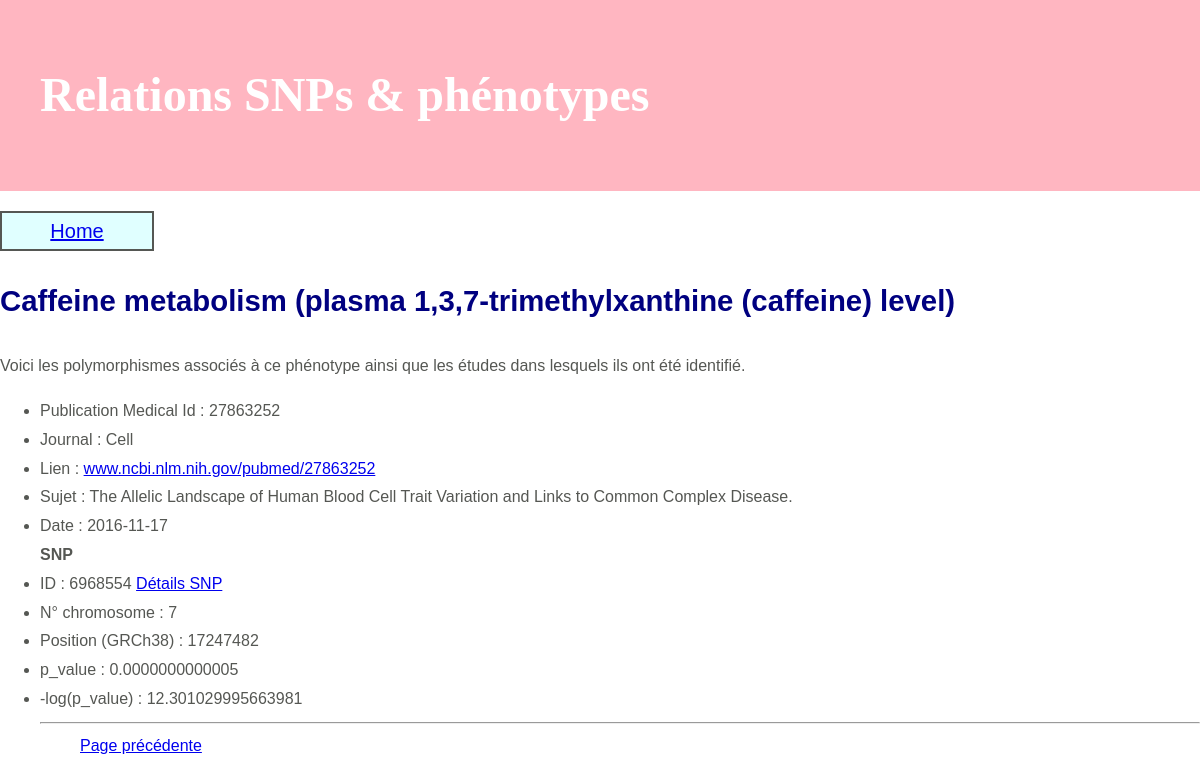
/phenotype_details/2/ (signed in), run on the app's committed database.
### page/models.py (models this page shows)
class TableDisease(models.Model):
    rowid = models.IntegerField(unique=True, blank=True, primary_key=True)
    disease_trait = models.TextField(db_column='DISEASE_TRAIT', blank=True, null=True)  # Field name made lowercase.
    class Meta:
        managed = False
        db_table = 'TABLE_DISEASE'

class Article(models.Model):
    rowid = models.IntegerField(unique=True, blank=True, primary_key=True)
    pubmedid = models.IntegerField(db_column='PUBMEDID', blank=True, null=True)  # Field name made lowercase.
    journal = models.TextField(db_column='JOURNAL', blank=True, null=True)  # Field name made lowercase.
    link = models.TextField(db_column='LINK', blank=True, null=True)  # Field name made lowercase.
    study = models.TextField(db_column='STUDY', blank=True, null=True)  # Field name made lowercase.
    date = models.TextField(db_column='DATE', blank=True, null=True)  # Field name made lowercase.
    class Meta:
        managed = False
        db_table = 'ARTICLE'

class Snp(models.Model):
    rowid = models.IntegerField(unique=True, blank=True, primary_key=True)
    chr_id = models.IntegerField(db_column='CHR_ID', blank=True, null=True)  # Field name made lowercase.
    chr_pos = models.TextField(db_column='CHR_POS', blank=True, null=True)  # Field name made lowercase. This field type is a guess.
    rsid_current = models.IntegerField(db_column='RSID_CURRENT', blank=True, null=True)  # Field name made lowercase.
    class Meta:
        managed = False
        db_table = 'SNP'

class Snp2Phenotype2Ref(models.Model):
    rowid = models.IntegerField(unique=True, blank=True, primary_key=True)
    snp_id = models.IntegerField(db_column='SNP_ID', blank=True, null=True)  # Field name made lowercase.
    disease_trait_id = models.IntegerField(db_column='DISEASE_TRAIT_ID', blank=True, null=True)  # Field name made lowercase.
    reference_id = models.IntegerField(db_column='REFERENCE_ID', blank=True, null=True)  # Field name made lowercase.
    p_value = models.IntegerField(db_column='P_VALUE', blank=True, null=True)  # Field name made lowercase.
    pvalue_mlog = models.TextField(db_column='PVALUE_MLOG', blank=True, null=True)  # Field name made lowercase. This field type is a guess.
    class Meta:
        managed = False
        db_table = 'SNP2PHENOTYPE2REF'

### page/views.py (the view)
# urls.py: path(r'phenotype_details/<int:pheno>/', phenotype_details),
@login_required(login_url='/login/')
def phenotype_details(request, pheno):
     objet1 = Snp2Phenotype2Ref.objects.filter(disease_trait_id=pheno)
     disease = TableDisease.objects.filter(rowid=pheno).values('disease_trait')[0]['disease_trait']
     objet2 = Article.objects.all()
     objet3 = Snp.objects.all()
     return render(request,'phenotype_detail_page.html',{'disease':disease, 'obj1':objet1,'obj2':objet2,'obj3':objet3})

### page/templates/phenotype_detail_page.html (shortened to what this page needs)
{% extends 'base.html' %}
{% block content %}
<h2> {{ disease }} </h2>
Voici les polymorphismes associés à ce phénotype ainsi que les études dans lesquels ils ont été identifié.
<ul>
	{% for e in obj1 %}
		{% for x in obj2 %}
			{% if e.reference_id == x.rowid %}
				<li>Publication Medical Id : {{ x.pubmedid }}</li>
				<li>Journal :  {{x.journal}} </li>
				<li>Lien :  <a href="http://{{x.link}}" > {{x.link}} </a> </li>
				<li>Sujet : {{x.study}} </li>
				<li>Date : {{x.date}}</li>
        <b> SNP </b>
			{% endif %}
		{% endfor %}
		{% for y in obj3 %}
			{% if e.snp_id == y.rowid %}
				<li> ID :  {{y.rsid_current}}
					<a href="/snp_details/{{y.rsid_current}} " > Détails SNP  </a>  </li>
        <li> N° chromosome : {{ y.chr_id }}</li>
        <li> Position (GRCh38) :  {{y.chr_pos}} </li>
			{% endif %}
		{% endfor %}
    <li>p_value :  {{e.p_value}} </li>
    <li>-log(p_value) :  {{e.pvalue_mlog}} </li>
<hr>
  {% endfor %}
<ul>
<a href="/maladies" > Page précédente  </a>
{% endblock %}

### page/static/css/my.css (style rules this page uses)
body { font: 80% georgia, sans-serif; font-size: 12pt; line-height: 1.8; color: #555753; margin: 0; padding: 0; }
h2 { font-size: 22pt; color: navy; }

### data on the page
TableDisease: DISEASE_TRAIT "Caffeine metabolism (plasma 1,3,7-trimethylxanthine (caffeine) level)"
Snp2Phenotype2Ref: p_value "0.0000000000005", pvalue_mlog "12.301029995663981"
Article: pubmedid "27863252", journal "Cell", link "www.ncbi.nlm.nih.gov/pubmed/27863252", study "The Allelic Landscape of Human Blood Cell Trait Variation and Links to Common Complex Disease.", date "2016-11-17"
Snp: rsid_current "6968554", chr_id "7", chr_pos "17247482"
